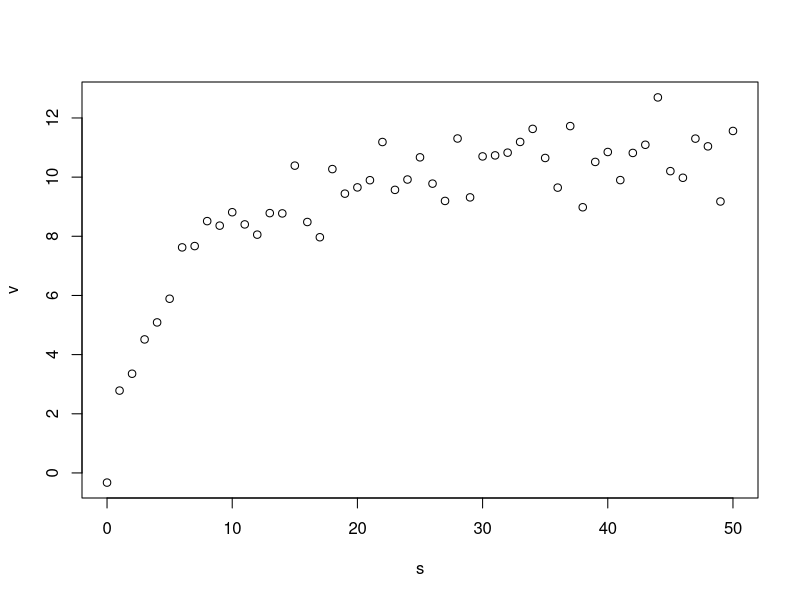
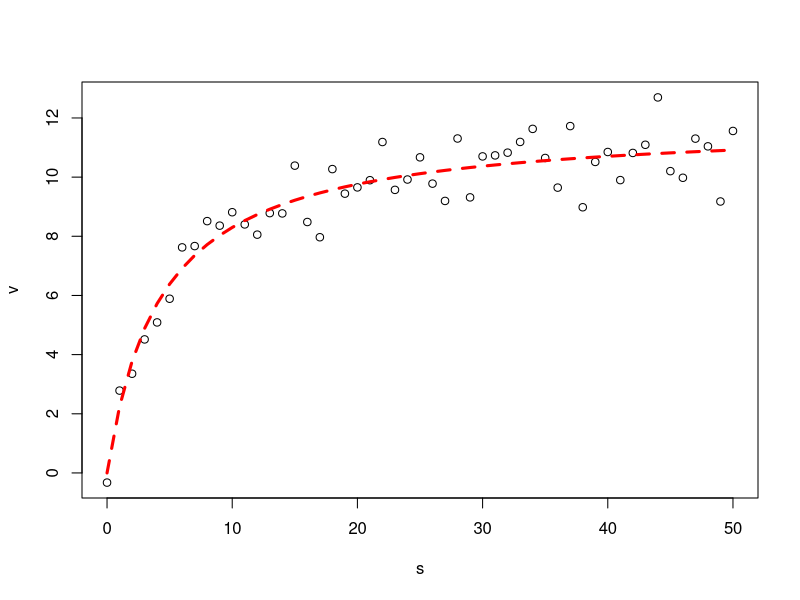

R code for these plots, in order: (Note: this script raises an error after producing the figures.)
#https://www.r-bloggers.com/first-steps-with-non-linear-regression-in-r/

setwd('D:/personal/R_tutorials/Regression/data')
#######################################
#EXAMPLE 1 : Michaelis-Menten equation#
#######################################
#simulate some data
reaction_df <- read.table('reaction_df.csv', sep=",", header=T)
plot(v~s, data=reaction_df)
#for simple models nls find good starting values for the parameters even if it throw a warning
m<-nls(v~vmax*s/(k+s), data=reaction_df, trace=T,
       start=list(vmax=1,k=1))
#get some estimation of goodness of fit
cor(reaction_df$s,predict(m))

#plot
plot(v~s, data=reaction_df)
lines(reaction_df$s,predict(m),lty=2,col="red",lwd=3)

#Problem with the NLS method, finding the right starting values
#If you set starting values out of range, it will return you the wrong optimals, or it will simply fail

#######################################
#EXAMPLE 2#
#######################################
#simulate some data, this without a priori knowledge of the parameter value
y<-runif(1,5,15)*exp(-runif(1,0.01,0.05)*x)+rnorm(51,0,0.5)
#visually estimate some starting parameter values
plot(x,y)
#from this graph set approximate starting values
a_start<-8 #param a is the y value when x=0
b_start<-2*log(2)/a_start #b is the decay rate
#model
m<-nls(y~a*exp(-b*x),start=list(a=a_start,b=b_start))
#get some estimation of goodness of fit
cor(y,predict(m))

lines(x,predict(m),col="red",lty=2,lwd=3)

#################SELF STARTING FUNCTION###########
#https://bio.libretexts.org/Bookshelves/Introductory_and_General_Biology/Book%3A_General_Biology_(Boundless)/45%3A_Population_and_Community_Ecology/45.2%3A_Environmental_Limits_to_Population_Growth/45.2B%3A_Logistic_Population_Growth#:~:text=A%20graph%20of%20this%20equation,population%20growth%20than%20exponential%20growth.&text=In%20logistic%20growth%2C%20population%20expansion,in%20an%20S%2Dshaped%20curve.
#https://rdrr.io/r/stats/SSlogis.html